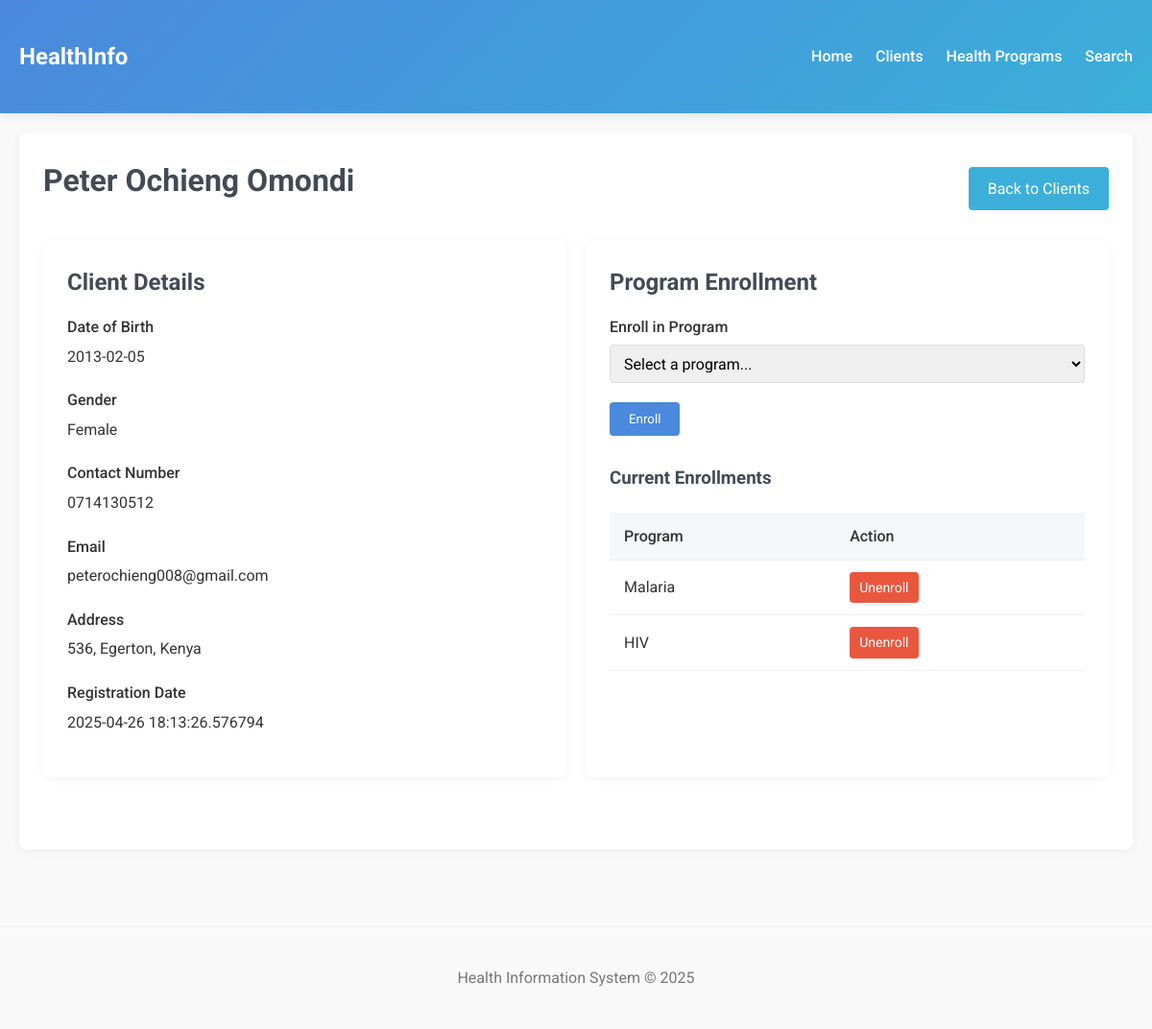
The page /clients/1 on the database its author committed.
### app/models.py (models this page shows, shortened)
class Client(db.Model):
    id = db.Column(db.Integer, primary_key=True)
    first_name = db.Column(db.String(50), nullable=False)
    last_name = db.Column(db.String(50), nullable=False)
    date_of_birth = db.Column(db.Date)
    gender = db.Column(db.String(10))
    contact_number = db.Column(db.String(20))
    email = db.Column(db.String(100), unique=True)
    address = db.Column(db.Text)
    registration_date = db.Column(db.DateTime, default=datetime.utcnow)
    programs = db.relationship(
        'HealthProgram',
        secondary='enrollments',
        lazy='subquery',
        backref=db.backref('enrolled_clients', lazy=True)
    )

class HealthProgram(db.Model):
    id = db.Column(db.Integer, primary_key=True)
    name = db.Column(db.String(100), unique=True, nullable=False)
    description = db.Column(db.Text)

### app/routes.py (the view)
@main.route('/clients/<int:client_id>')
def client_profile(client_id):
    client = Client.query.get_or_404(client_id)
    all_programs = HealthProgram.query.all()
    return render_template('clients/profile.html',
                         client=client,
                         programs=all_programs)

### app/templates/clients/profile.html (shortened to what this page needs)
{% extends "base.html" %}
{% block content %}
<div class="card">
    <div style="display: flex; justify-content: space-between; align-items: center; margin-bottom: 20px;">
        <h1>{{ client.first_name }} {{ client.last_name }}</h1>
        <a href="{{ url_for('main.list_clients') }}" class="btn btn-secondary">Back to Clients</a>
    </div>
    <div style="display: grid; grid-template-columns: 1fr 1fr; gap: 20px; margin-bottom: 30px;">
        <div class="card">
            <h2>Client Details</h2>
            <div class="form-group">
                <label>Date of Birth</label>
                <p>{{ client.date_of_birth or 'Not specified' }}</p>
            </div>
            <div class="form-group">
                <label>Gender</label>
                <p>{{ client.gender or 'Not specified' }}</p>
            </div>
            <div class="form-group">
                <label>Contact Number</label>
                <p>{{ client.contact_number or 'Not specified' }}</p>
            </div>
            <div class="form-group">
                <label>Email</label>
                <p>{{ client.email }}</p>
            </div>
            <div class="form-group">
                <label>Address</label>
                <p>{{ client.address or 'Not specified' }}</p>
            </div>
            <div class="form-group">
                <label>Registration Date</label>
                <p>{{ client.registration_date }}</p>
            </div>
        </div>
        <div class="card">
            <h2>Program Enrollment</h2>
            <form method="POST" action="{{ url_for('main.enroll_client', client_id=client.id) }}">
                <div class="form-group">
                    <label for="program_id">Enroll in Program</label>
                    <select name="program_id" id="program_id" required>
                        <option value="">Select a program...</option>
                    </select>
                </div>
                <button type="submit" class="btn">Enroll</button>
            </form>
            <h3 style="margin-top: 30px;">Current Enrollments</h3>
            {% if client.programs %}
            <table>
                <thead>
                    <tr>
                        <th>Program</th>
                        <th>Action</th>
                    </tr>
                </thead>
                <tbody>
                    {% for program in client.programs %}
                    <tr>
                        <td>{{ program.name }}</td>
                        <td>
                            <a href="{{ url_for('main.unenroll_client', client_id=client.id, program_id=program.id) }}"
                               class="btn btn-danger"
                               style="padding: 5px 10px; font-size: 14px;"
                               onclick="return confirm('Are you sure you want to unenroll this client from {{ program.name }}?')">
                                Unenroll
                            </a>
                        </td>
                    </tr>
                    {% endfor %}
                </tbody>
            </table>
            {% else %}
            <p>This client is not enrolled in any programs yet.</p>
            {% endif %}
        </div>
    </div>
</div>
{% endblock %}

### app/templates/base.html (style rules this page uses)
:root { --primary: #4a89dc; --secondary: #3bafda; --success: #8cc152; --danger: #e9573f; --light: #f5f7fa; --dark: #434a54; }
* { margin: 0; padding: 0; box-sizing: border-box; font-family: 'Roboto', sans-serif; }
body { background-color: #f9f9f9; color: #333; line-height: 1.6; }
.card { background: white; border-radius: 8px; box-shadow: 0 2px 10px rgba(0,0,0,0.05); padding: 25px; margin-bottom: 20px; }
h1, h2, h3 { color: var(--dark); margin-bottom: 15px; }
.btn { display: inline-block; background: var(--primary); color: white; padding: 10px 20px; border-radius: 4px; text-decoration: none; border: none; cursor: pointer; transition: background 0.3s; }
.btn-secondary { background: var(--secondary); }
.btn-danger { background: var(--danger); }
table { width: 100%; border-collapse: collapse; margin: 20px 0; }
th, td { padding: 12px 15px; text-align: left; border-bottom: 1px solid #eee; }
th { background-color: var(--light); font-weight: 500; }
.form-group { margin-bottom: 20px; }
label { display: block; margin-bottom: 5px; font-weight: 500; }
input, select, textarea { width: 100%; padding: 10px; border: 1px solid #ddd; border-radius: 4px; font-size: 16px; }
select { height: 40px; }

### rows shown on the page
Client: first_name "Peter Ochieng", last_name "Omondi", date_of_birth "2013-02-05", gender "Female", contact_number "0714130512", email "peterochieng008@gmail.com", address "536, Egerton, Kenya", registration_date "2025-04-26 18:13:26.576794"
HealthProgram: name "Malaria"
HealthProgram: name "HIV"
